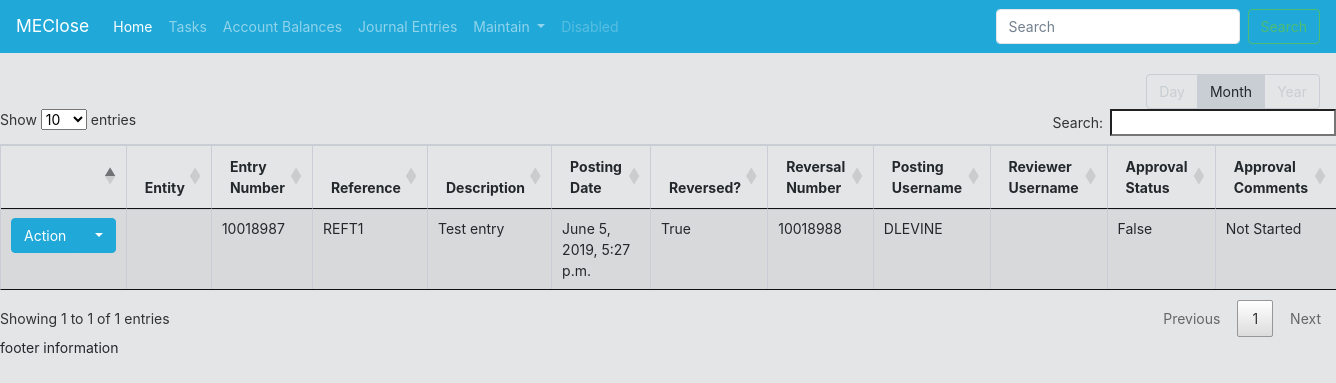
The app's page /ClosePortal/entryapprovals/, older data.
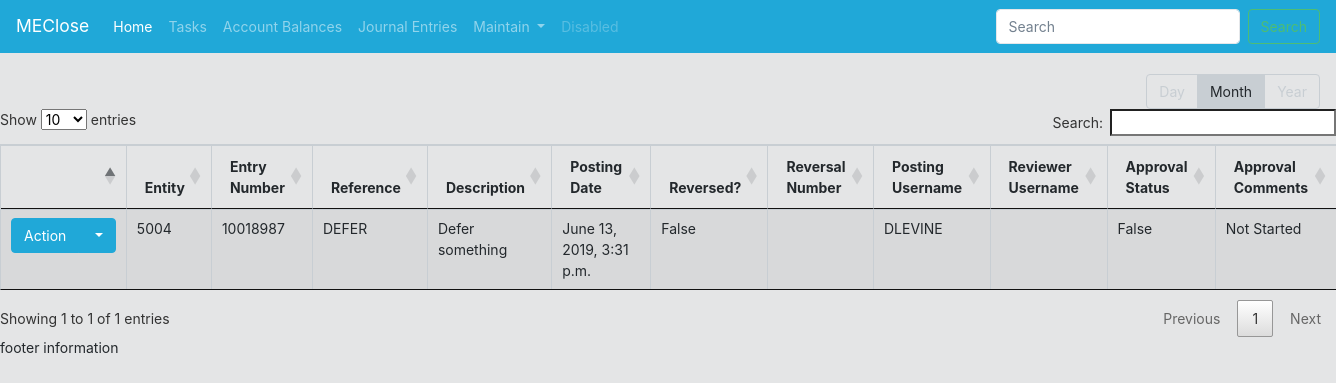
The same page, newer data.
### CloseApplication/models.py (models this page shows, shortened)
class journalEntryApprovalList(models.Model):
    approvalChoices = (
        ('Not Started', 'Not Started'),
        ('Waiting on Support', 'Waiting on Support Upload'),
        ('Rejected', 'In-Progress'),
        ('Reverted', 'In-Progress'),
        ('Approved', 'Completed'),
    )
    entity = models.ForeignKey(userDefinedEntity, on_delete=models.PROTECT, related_name="entity_journalEntryApprovalList", default=1)
    entryNumber = models.CharField(max_length=200)
    entryReference = models.CharField(max_length=200)
    entryDescription = models.CharField(max_length=200)
    postingDate = models.DateTimeField('date posted to GL')
    entryReversed = models.BooleanField(default=False)
    reversalNumber = models.CharField(max_length=200, blank=True)
    postingUsername = models.CharField(max_length=200)
    supportStatus = models.BooleanField(default=False)
    approvalStatus = models.BooleanField(default=False)
    approvalStatus_Description = models.CharField(max_length=200, choices = approvalChoices)
    approverComments = models.CharField(max_length=200, blank=True)
    def File_Path(instance, filename):
        return os.path.join("Journal Entries", str(instance.entity), str(instance.postingDate.strftime("%Y")), str(instance.postingDate.strftime("%m")), str(instance.entryNumber), filename)
    docfile = models.FileField(upload_to=File_Path, default=False) #Note: To consider a way to set the default value equal to a dynamic file template which a user can download, and upload once completed

class userDefinedEntity(models.Model):
    entity = models.CharField(max_length=200, default="Select Entity")
    def __str__(self):
        return self.entity

### CloseApplication/views.py (the view)
# urls.py: path('entryapprovals/', views.EntryApproval_List.as_view(), name='entryapprovallist'),
class EntryApproval_List(ListView):
    template_name = 'CloseApplication/entryapprovallist/entryapprovallist_list.html'
    model = journalEntryApprovalList

### CloseApplication/templates/CloseApplication/entryapprovallist/entryapprovallist_list.html (shortened to what this page needs)
{% extends "CloseApplication/base.html" %}
{% block content %}
{% include "CloseApplication/listview_outline.html" %}
<table class="table table-striped table-bordered table-hover" id="EntryApproval_ChecklistTable">
    <thead>
        <tr>
            <th></th>
            <th>Entity</th>
            <th>Entry Number</th>
            <th>Reference</th>
            <th>Description</th>
            <th>Posting Date</th>
            <th>Reversed?</th>
            <th>Reversal Number</th>
            <th>Posting Username</th>
            <th>Reviewer Username</th>
            <th>Approval Status</th>
            <th>Approval Comments</th>
        </tr>
    </thead>
    {% for tableValue in object_list %}
    <tr>
        <td>
            <div class="btn-group">
                <button type="button" class="btn btn-primary">Action</button>
                <button type="button" class="btn btn-primary dropdown-toggle" data-toggle="dropdown">
                </button>
            </div>
        </td>
        <td>{{ tableValue.entity }}</td>
        <td>{{ tableValue.entryNumber }}</td>
        <td>{{ tableValue.entryReference }}</td>
        <td>{{ tableValue.entryDescription }}</td>
        <td>{{ tableValue.postingDate }}</td>
        <td>{{ tableValue.entryReversed }}</td>
        <td>{{ tableValue.reversalNumber }}</td>
        <td>{{ tableValue.postingUsername }}</td>
        <td>{{ tableValue.postingReviewer }}</td>
        <td>{{ tableValue.approvalStatus }}</td>
        <td>{{ tableValue.approvalStatus_Description }}</td>
    </tr>
    {% endfor %}
</table>
{% endblock %}

Row changes from the older to the newer data that the page shows:
changed journalEntryApprovalList "False": entity (not shown) → "5004"; entryReference "REFT1" → "DEFER"; entryDescription "Test entry" → "Defer something"; postingDate "June 5, 2019, 5:27 p.m." → "June 13, 2019, 3:31 p.m."; entryReversed "True" → "False"; reversalNumber "10018988" → (not shown)
